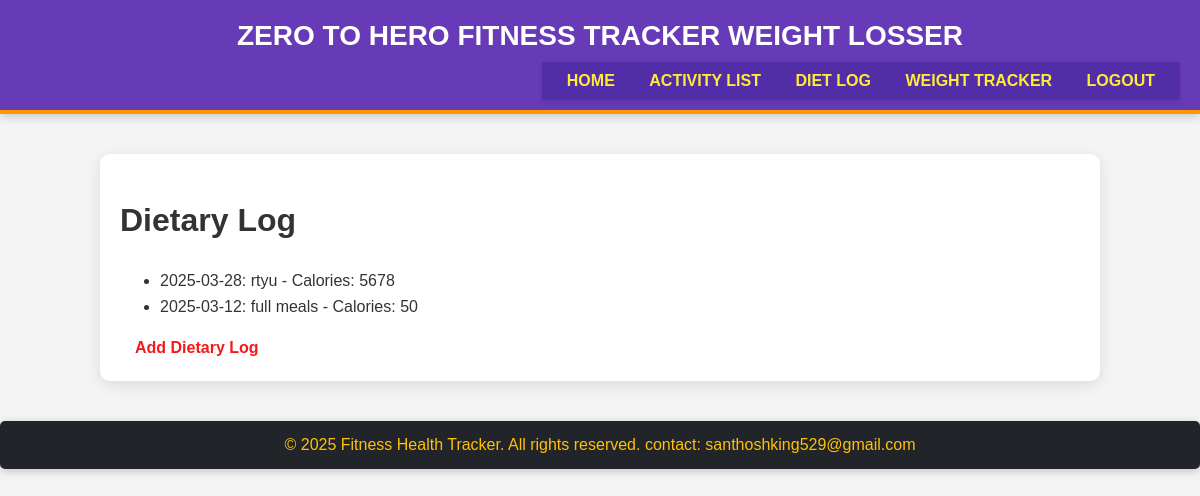
The app's page /fitness/diet/ (signed in) with its own data.
### fitness/models.py (models this page shows)
class DietaryLog(models.Model):
    user = models.ForeignKey(User, on_delete=models.CASCADE, null=True)
    food_item = models.CharField(max_length=50)
    calories = models.IntegerField()
    carbs = models.IntegerField()
    proteins = models.IntegerField()
    fats = models.IntegerField()
    quantity = models.IntegerField()
    date_time = models.DateTimeField()

### fitness/views.py (the view)
# urls.py: path('diet/', views.diet_log, name='diet_log'),
def diet_log(request):
    diet_logs = DietaryLog.objects.filter(user=request.user)
    return render(request, 'fitness/diet_log.html', {'diet_logs': diet_logs})

### fitness/templates/fitness/diet_log.html
{% extends 'fitness/base.html' %}
{% block content %}
    <h1>Dietary Log</h1>
    <ul>
    {% for log in diet_logs %}
        <li>{{ log.date_time|date:"Y-m-d" }}: {{ log.food_item }} - Calories: {{ log.calories }}</li>
    {% empty %}
        <li>No dietary logs available.</li>
    {% endfor %}
    </ul>
    <a href="{% url 'add_diet_log' %}" style="color: #f71919; text-decoration: none; margin: 0 15px; font-weight: bold; font-size: 16px; transition: color 0.2s, text-shadow 0.2s;"
    onmouseover="this.style.color='#ffffff'; this.style.textShadow='0 0 8px #ffeb3b';"
    onmouseout="this.style.color='#f71919'; this.style.textShadow='none';">Add Dietary Log</a>
{% endblock %}

### fitness/static/fitness/style.css (style rules this page uses)
body { font-family: Arial, sans-serif; margin: 0; padding: 0; background-color: #f4f4f4; }

### records on screen
DietaryLog: date_time "2025-03-28", food_item "rtyu", calories "5678"
DietaryLog: date_time "2025-03-12", food_item "full meals", calories "50"
